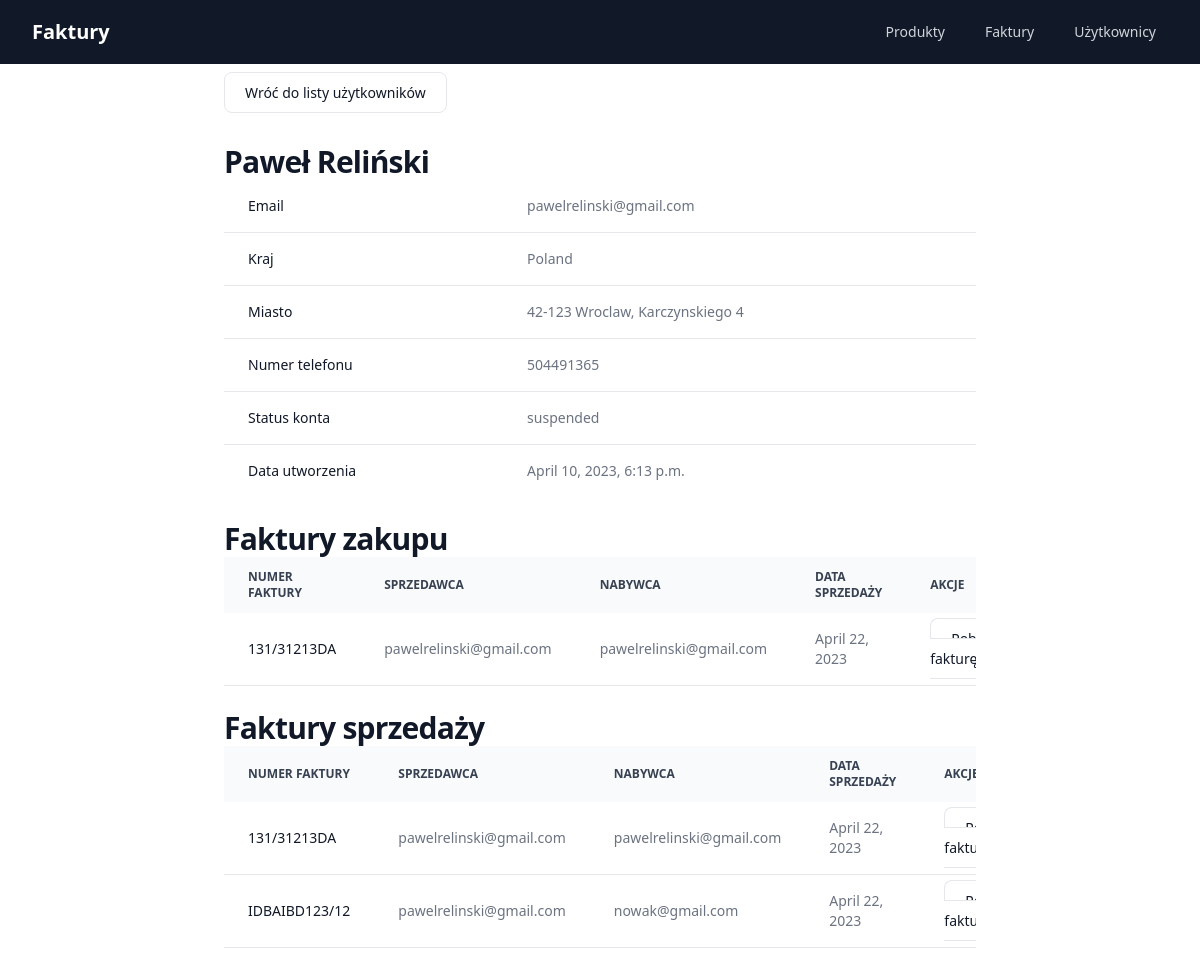
The app's page /user-detail/2/, older data.
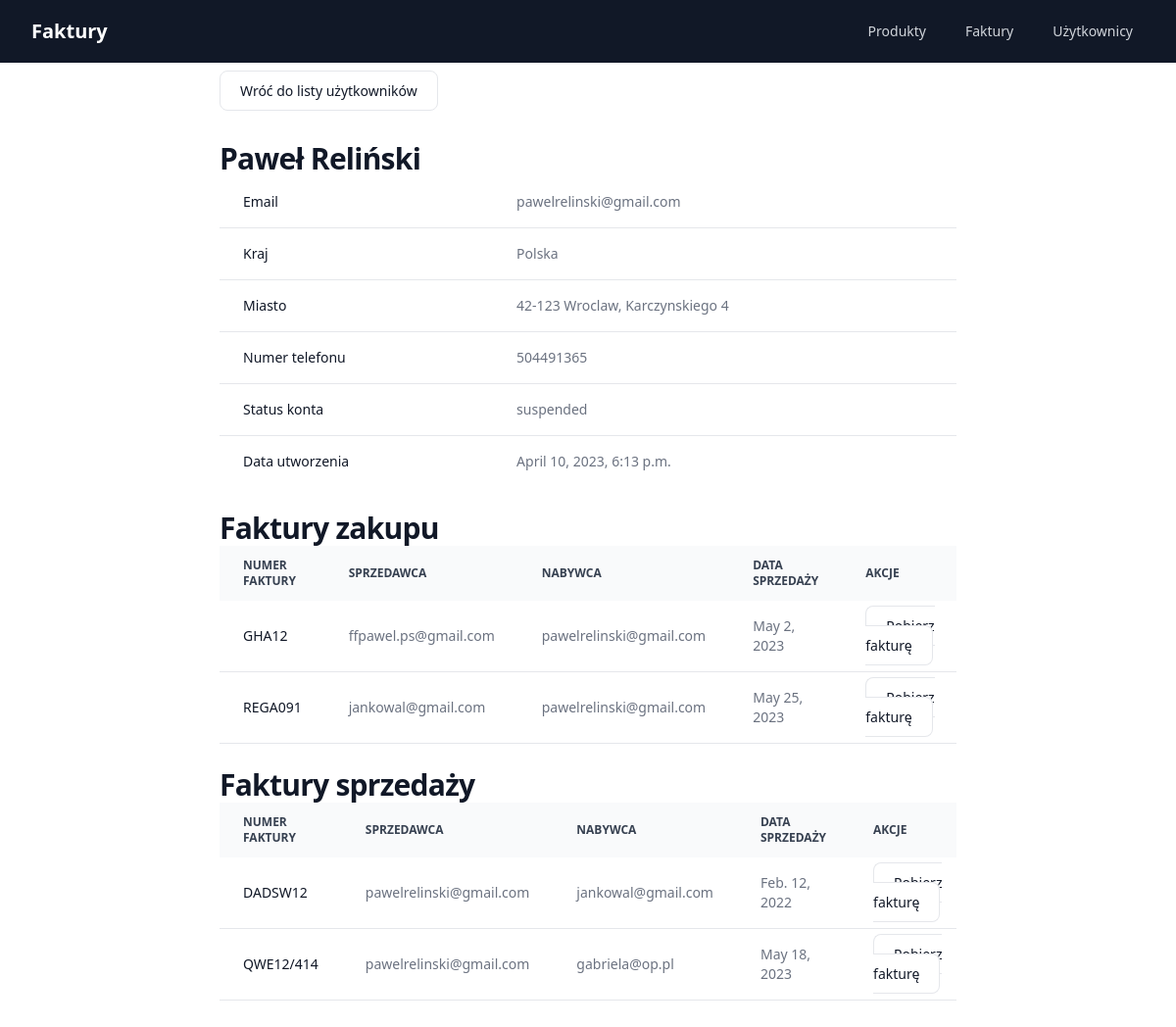
The same page, newer data.
### core/models.py (models this page shows, shortened)
class User(models.Model):
    email = models.EmailField(unique=True)
    first_name = models.CharField(max_length=50)
    last_name = models.CharField(max_length=50)
    street_address = models.CharField(
        max_length=100,
        default='',
        null=False)
    city = models.CharField(
        max_length=50,
        default='',
        null=False)
    country = models.CharField(
        max_length=50,
        default='',
        null=False)
    postal_code = models.CharField(
        max_length=20,
        default='',
        null=False)
    contact_information = models.CharField(max_length=50)
    account_status = models.CharField(
        max_length=20,
        choices=[(status.value, status.value.title()) for status in UserAccountStatus],
        default=UserAccountStatus.ACTIVE)
    created_at = models.DateTimeField(auto_now_add=True)
    updated_at = models.DateTimeField(auto_now=True)
    def __str__(self):
        return f"{self.email}"

class Invoice(models.Model):
    seller = models.ForeignKey(
        User,
        on_delete=models.CASCADE,
        related_name='seller_invoices')
    purchaser = models.ForeignKey(
        User,
        on_delete=models.CASCADE,
        related_name='purchaser_invoices')
    products = models.ManyToManyField(Product)
    invoice_number = models.CharField(max_length=50)
    sale_date = models.DateField()
    date_of_issue = models.DateField()
    created_at = models.DateTimeField(auto_now_add=True)
    updated_at = models.DateTimeField(auto_now=True)

### core/views.py (the view)
# urls.py: path('user-detail/<int:pk>/', views.UserDetailView.as_view(), name='user_detail'),
class UserDetailView(generic.DetailView):
    model = User
    template_name = 'core/user/user_detail.html'
    context_object_name = 'user'

### templates/core/user/user_detail.html (shortened to what the changed rows need)
{% extends "core/base.html" %}
{% block content %}
    <header class="mt-10">
        <div class="mx-auto max-w-7xl">
            <h1 class="text-3xl font-bold tracking-tight text-gray-900 dark:text-white">
                {{ user.first_name }} {{ user.last_name }}
            </h1>
        </div>
    </header>
    <main>
        <div class="relative overflow-x-auto">
            <table class="w-full text-sm text-left text-gray-500 dark:text-gray-400">
                <tbody>
                <tr class="bg-white border-b dark:bg-gray-800 dark:border-gray-700">
                    <th scope="row" class="px-6 py-4 font-medium text-gray-900 whitespace-nowrap dark:text-white">
                        Email
                    </th>
                    <td class="px-6 py-4">
                        {{ user.email }}
                    </td>
                </tr>
                <tr class="bg-white border-b dark:bg-gray-800 dark:border-gray-700">
                    <th scope="row" class="px-6 py-4 font-medium text-gray-900 whitespace-nowrap dark:text-white">
                        Kraj
                    </th>
                    <td class="px-6 py-4">
                        {{ user.country }}
                    </td>
                </tr>
                <tr class="bg-white border-b dark:bg-gray-800 dark:border-gray-700">
                    <th scope="row" class="px-6 py-4 font-medium text-gray-900 whitespace-nowrap dark:text-white">
                        Miasto
                    </th>
                    <td class="px-6 py-4">
                        {{ user.postal_code }} {{ user.city }}, {{ user.street_address }}
                    </td>
                </tr>
                <tr class="bg-white border-b dark:bg-gray-800 dark:border-gray-700">
                    <th scope="row" class="px-6 py-4 font-medium text-gray-900 whitespace-nowrap dark:text-white">
                        Numer telefonu
                    </th>
                    <td class="px-6 py-4">
                        {{ user.contact_information }}
                    </td>
                </tr>
                <tr class="bg-white border-b dark:bg-gray-800 dark:border-gray-700">
                    <th scope="row" class="px-6 py-4 font-medium text-gray-900 whitespace-nowrap dark:text-white">
                        Status konta
                    </th>
                    <td class="px-6 py-4">
                        {{ user.account_status }}
                    </td>
                </tr>
                <tr class="bg-white dark:bg-gray-800">
                    <th scope="row" class="px-6 py-4 font-medium text-gray-900 whitespace-nowrap dark:text-white">
                        Data utworzenia
                    </th>
                    <td class="px-6 py-4">
                        {{ user.created_at }}
                    </td>
                </tr>
                </tbody>
            </table>
        </div>
        <br>
        <h1 class="text-3xl font-bold tracking-tight text-gray-900 dark:text-white">
            Faktury zakupu
        </h1>
        {% if user.purchaser_invoices.all %}
            <div class="relative overflow-x-auto">
                <table class="w-full text-sm text-left text-gray-500 dark:text-gray-400">
                    <thead class="text-xs text-gray-700 uppercase bg-gray-50 dark:bg-gray-700 dark:text-gray-400">
                    <tr>
                        <th scope="col" class="px-6 py-3">
                            Numer faktury
                        </th>
                        <th scope="col" class="px-6 py-3">
                            Sprzedawca
                        </th>
                        <th scope="col" class="px-6 py-3">
                            Nabywca
                        </th>
                        <th scope="col" class="px-6 py-3">
                            Data sprzedaży
                        </th>
                        <th scope="col" class="px-6 py-3">
                            Akcje
                        </th>
                    </tr>
                    </thead>
                    <tbody>
                    {% for invoice in user.purchaser_invoices.all %}
                        <tr class="bg-white border-b dark:bg-gray-800 dark:border-gray-700">
                            <th scope="row"
                                class="px-6 py-4 font-medium text-gray-900 whitespace-nowrap dark:text-white">
                                {{ invoice.invoice_number }}
                            </th>
                            <td class="px-6 py-4">
                                {{ invoice.seller }}
                            </td>
                            <td class="px-6 py-4">
                                {{ invoice.purchaser }}
                            </td>
                            <td class="px-6 py-4">
                                {{ invoice.sale_date }}
                            </td>
                            <td class="px-6 py-4">
                                <a href="{% url 'core:invoice_pdf' invoice.id %}"
                                   class="py-2.5 px-5 mr-2 mb-2 mt-10 text-sm font-medium text-gray-900 focus:outline-none bg-white rounded-lg border border-gray-200 hover:bg-gray-100 hover:text-blue-700 focus:z-10 focus:ring-4 focus:ring-gray-200 dark:focus:ring-gray-700 dark:bg-gray-800 dark:text-gray-400 dark:border-gray-600 dark:hover:text-white dark:hover:bg-gray-700">
                                    Pobierz fakturę
                                </a>
                            </td>
                        </tr>
                    {% endfor %}
                    </tbody>
                </table>
            </div>
        {% else %}
            <p class="font-normal text-gray-700 dark:text-gray-400">
                Brak faktur
            </p>
        {% endif %}
        <br>
        <h1 class="text-3xl font-bold tracking-tight text-gray-900 dark:text-white">
            Faktury sprzedaży
        </h1>
        {% if user.seller_invoices.all %}
            <div class="relative overflow-x-auto">
                <table class="w-full text-sm text-left text-gray-500 dark:text-gray-400">
                    <thead class="text-xs text-gray-700 uppercase bg-gray-50 dark:bg-gray-700 dark:text-gray-400">
                    <tr>
                        <th scope="col" class="px-6 py-3">
                            Numer faktury
                        </th>
                        <th scope="col" class="px-6 py-3">
                            Sprzedawca
                        </th>
                        <th scope="col" class="px-6 py-3">
                            Nabywca
                        </th>
                        <th scope="col" class="px-6 py-3">
                            Data sprzedaży
                        </th>
                        <th scope="col" class="px-6 py-3">
                            Akcje
                        </th>
                    </tr>
                    </thead>
                    <tbody>
                    {% for invoice in user.seller_invoices.all %}
                        <tr class="bg-white border-b dark:bg-gray-800 dark:border-gray-700">
                            <th scope="row"
                                class="px-6 py-4 font-medium text-gray-900 whitespace-nowrap dark:text-white">
                                {{ invoice.invoice_number }}
                            </th>
                            <td class="px-6 py-4">
                                {{ invoice.seller }}
                            </td>
                            <td class="px-6 py-4">
                                {{ invoice.purchaser }}
                            </td>
                            <td class="px-6 py-4">
                                {{ invoice.sale_date }}
                            </td>
                            <td class="px-6 py-4">
                                <a href="{% url 'core:invoice_pdf' invoice.id %}"
                                   class="py-2.5 px-5 mr-2 mb-2 mt-10 text-sm font-medium text-gray-900 focus:outline-none bg-white rounded-lg border border-gray-200 hover:bg-gray-100 hover:text-blue-700 focus:z-10 focus:ring-4 focus:ring-gray-200 dark:focus:ring-gray-700 dark:bg-gray-800 dark:text-gray-400 dark:border-gray-600 dark:hover:text-white dark:hover:bg-gray-700">
                                    Pobierz fakturę
                                </a>
                            </td>
                        </tr>
                    {% endfor %}
                    </tbody>
                </table>
            </div>
        {% else %}
            <p class="font-normal text-gray-700 dark:text-gray-400">
                Brak faktur
            </p>
        {% endif %}
    </main>
{% endblock %}

Row changes from the older to the newer data that the page shows:
removed Invoice: invoice_number "131/31213DA", seller "pawelrelinski@gmail.com", purchaser "pawelrelinski@gmail.com", sale_date "April 22, 2023"
removed Invoice: invoice_number "IDBAIBD123/12", seller "pawelrelinski@gmail.com", purchaser "nowak@gmail.com", sale_date "April 22, 2023", shown under "Faktury sprzedaży"
changed User "Paweł": country "Poland" → "Polska"
added Invoice: invoice_number "GHA12", seller "ffpawel.ps@gmail.com", purchaser "pawelrelinski@gmail.com", sale_date "May 2, 2023", shown under "Faktury zakupu"
added Invoice: invoice_number "REGA091", seller "jankowal@gmail.com", purchaser "pawelrelinski@gmail.com", sale_date "May 25, 2023", shown under "Faktury zakupu"
added Invoice: invoice_number "DADSW12", seller "pawelrelinski@gmail.com", purchaser "jankowal@gmail.com", sale_date "Feb. 12, 2022", shown under "Faktury sprzedaży"
added Invoice: invoice_number "QWE12/414", seller "pawelrelinski@gmail.com", purchaser "gabriela@op.pl", sale_date "May 18, 2023", shown under "Faktury sprzedaży"
